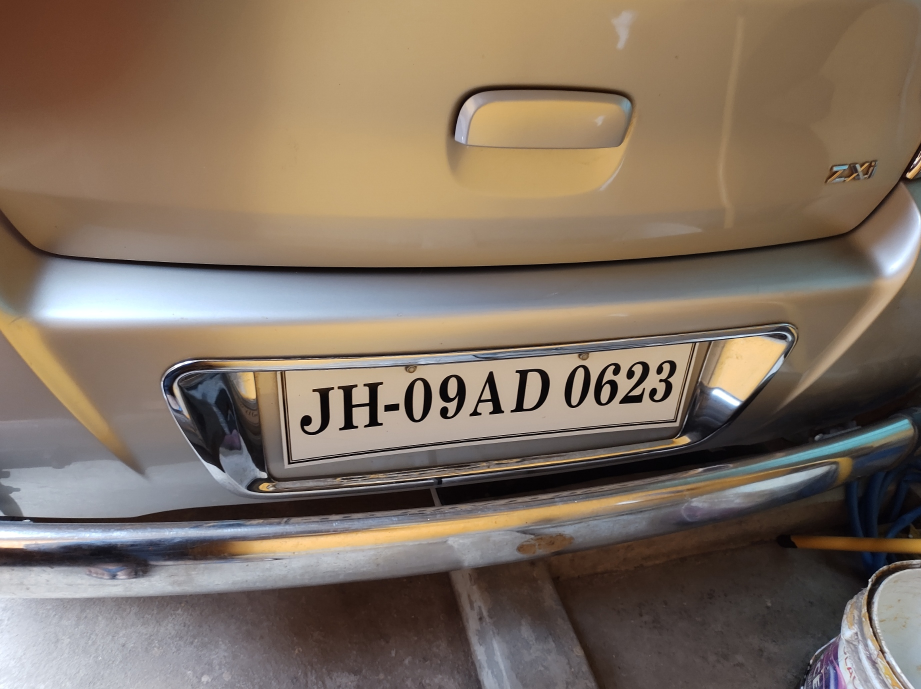
#> input picture car_plate.jpg, 1842 x 1378 px (shown at 1/2 size)
$ jupyter execute --allow-errors Car_Plate.ipynb   (shell and % lines are left out)
#> lines starting #> are read from the running program, lines starting #| are printed output that depends on the picture; after the words box and inside, x2 and y2 are one past the last pixel; in counts of white or black regions, pixels touching at a corner belong together
[cell 1]
import cv2
import matplotlib.pyplot as plt
import numpy as np

[cell 2]
#Importing image and transforming it to gray scale
img = cv2.imread('car_plate.jpg')
#> img is the input picture: shape (1378, 1842, 3); mean B, G, R 98.3, 112.9, 128.5
img_bw = cv2.cvtColor(img, cv2.COLOR_BGR2GRAY)
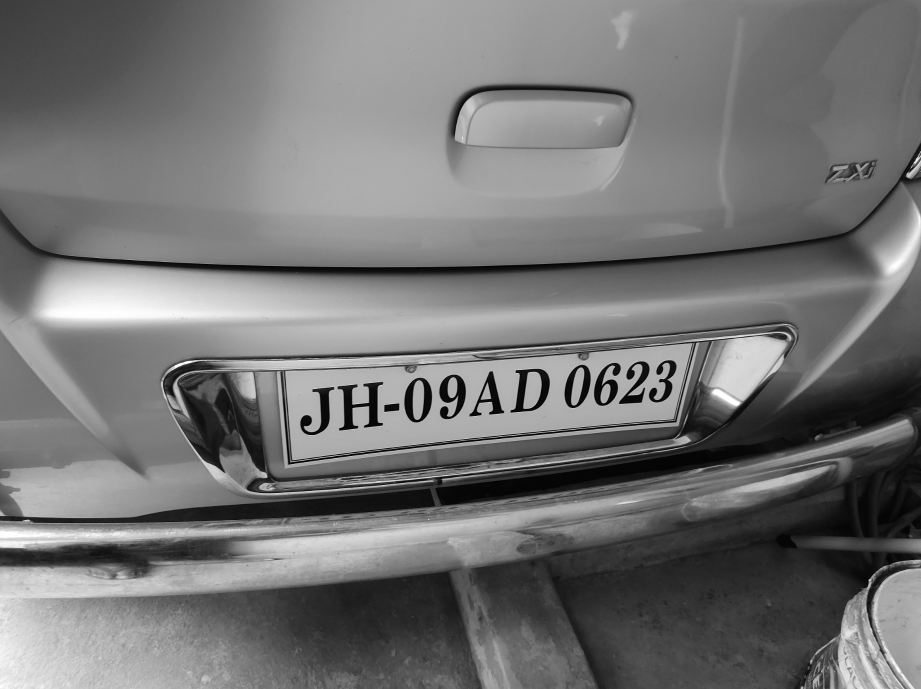
#> img_bw: shape (1378, 1842) (shown at 1/2 size); min 0, max 255, mean 115.9
plt.imshow(img_bw,cmap="gray")

[cell 3]
car_plate_cls = cv2.CascadeClassifier(cv2.data.haarcascades +'haarcascade_russian_plate_number.xml')

[cell 4]
# Setup function to detect car plate
def carplate_detect(img):
    carplate_overlay = img.copy()
    carplate_rects = car_plate_cls.detectMultiScale(carplate_overlay,scaleFactor=1.1, minNeighbors=5)
#> carplate_rects = [[477, 626, 1001, 334]]
    for x,y,w,h in carplate_rects:
        cv2.rectangle(carplate_overlay, (x,y), (x+w,y+h), (0,255,0), 10)
#> this loop made 1 pass
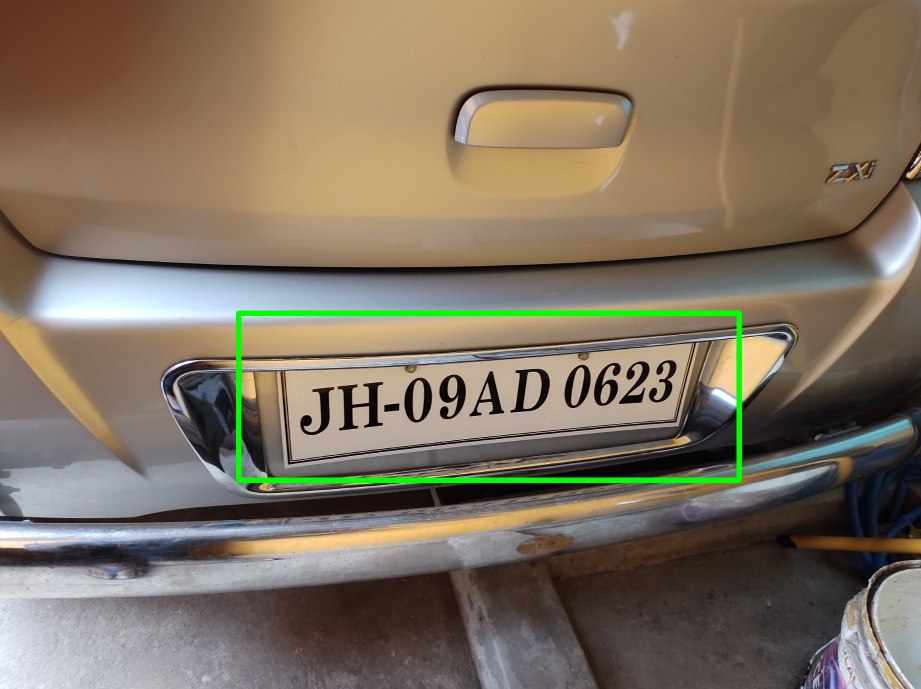
#> carplate_overlay: shape (1378, 1842, 3) (shown at 1/2 size); 1.16% of pixels changed, all inside (x1, y1, x2, y2) = (472, 621, 1484, 966)

    return carplate_overlay


detected_carplate_img = carplate_detect(img)
plt.imshow(detected_carplate_img)

[cell 5]
# Create function to retrieve only the car plate region itself
def carplate_extract(image):

    carplate_rects = car_plate_cls.detectMultiScale(image,scaleFactor=1.1, minNeighbors=5)
#> carplate_rects = [[477, 626, 1001, 334]]
    for x,y,w,h in carplate_rects:
            carplate_img = image[y+15:y+h-10 ,x+15:x+w-20] # Adjusted to extract specific region of interest i.e. car license plate
#> this loop made 1 pass
#> pass 1, in carplate_extract, `carplate_img = image[y+15:y+h-10 ,x+15:x+w-20]`:
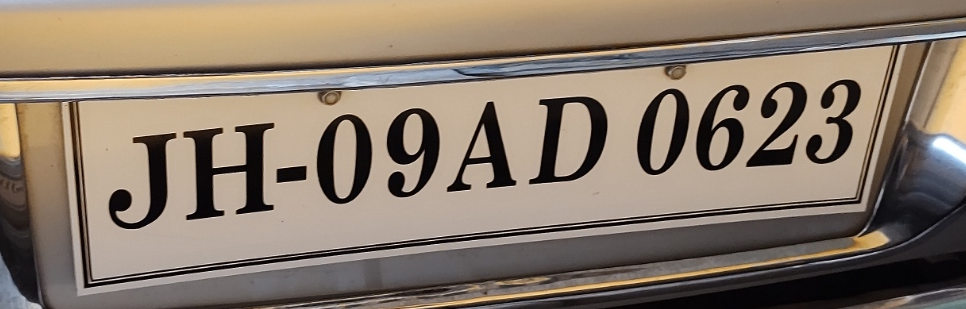
#> carplate_img: shape (309, 966, 3); mean B, G, R 107.3, 122.1, 136.7

    return carplate_img

# Enlarge image for further processing later on
def enlarge_img(image, scale_percent):
#> called with scale_percent = 150
    width = int(image.shape[1] * scale_percent / 100)
#> width = 1449
    height = int(image.shape[0] * scale_percent / 100)
#> height = 463
    dim = (width, height)
#> dim = (1449, 463)
    resized_image = cv2.resize(image, dim, interpolation = cv2.INTER_AREA)
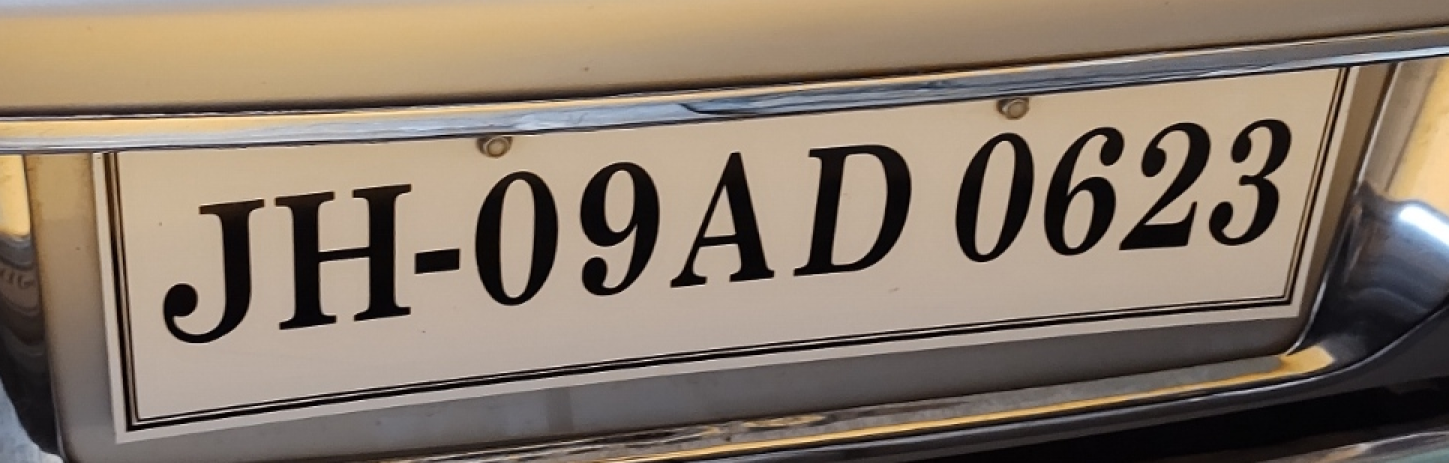
#> resized_image: shape (463, 1449, 3); mean B, G, R 107.3, 122, 136.7
    return resized_image

# Display extracted car license plate image
carplate_extract_img = carplate_extract(img)
carplate_extract_img = enlarge_img(carplate_extract_img, 150)
plt.imshow(carplate_extract_img)
